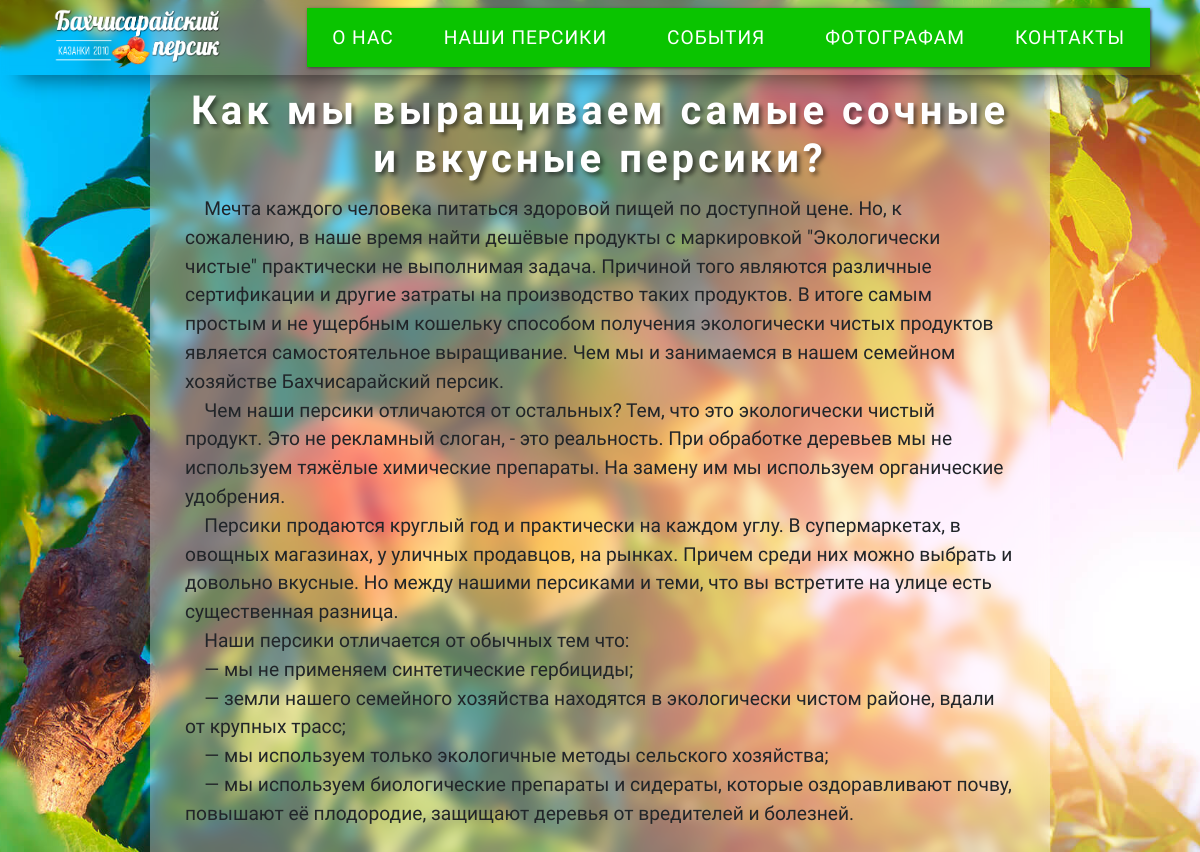
Screenshot of /grow/ with the database file from the repository.
### base/models.py (models this page shows, shortened)
class Article(models.Model):
    title = models.CharField(max_length=300, verbose_name="Заголовок статьи")
    image = models.ImageField(upload_to="atl/images", verbose_name="Изображение", null=True, blank=True)
    body = models.TextField(verbose_name="Содержание статьи")

### base/views.py (the view)
# urls.py: path('grow/', views.grow, name="how-we-grow"),
def grow(request):
    page_title = 'Как мы выращиваем | Бахчисарайский персик'
    articles = Article.objects.all()[1:2]
    ctx = {'page_title': page_title, 'articles': articles}
    return render(request, 'base/growing.html', ctx)

### base/templates/base/growing.html
{% extends 'main.html' %}
{% block content %}
<section class="how_we__grow__page">
    <article class="how_we_grow_page__acticle" >
        {% for article in articles %}
            <h1> {{ article.title }} </h1>
            <p>
                {{ article.body|safe }}
            </p>
       {% endfor %}
    </article>
</section>
{% endblock content %}

### static/css/style.css (style rules this page uses)
:root { --white-color: #fff; --black-color: #000; --active-link-color: rgba(121, 54, 175, 0.85); --header-bg-color: #ff7f2a; --header-menu-item-color: rgba( 10, 196, 0, 1); --header-menu-item-hover-color: rgba(121, 54, 175, 1); --header-shadow: rgba(0, 0, 0, 0.45) 0px 25px 20px -20px; --slide-content-bg-color: rgba(223, 223, 223, 1); --slide-content-shadow: rgba(0, 0, 0, 0.16) 0px 3px 6px, rgba(0, 0, 0, 0.23) 0px 3px 6px; --green-btn-color: rgb(9, 177, 0); --btn-shadow: 1px 1px 3px #443c3c; --green-btn-hover-color: rgb(11, 212, 0); --green-btn-hover-shadow: 1px 1px 3px #6d6d6d; --h4-text-color: rgb(11, 230, 0); --h4-text-shadow: 1px 1px 1px rgba(255, 255, 255, 0.9), 1px 1px 1px rgba(233, 233, 233, 0.9), 1px 1px 1px rgba(238, 250, 255, 0.9), 1px 1px 1px rgba(104, 207, 164, 0.9), -1px -1px 1px rgba(244, 250, 255, 0.9), 0px 0px 1px rgba(227, 240, 252, 0.9), -1px 1px 1px rgba(222, 240, 255, 0.9); --h3-text-shadow: 1px 1px 2px rgba(99, 130, 233, 0.9), 1px 1px 2px rgba(77, 123, 248, 0.9), 2px 2px 2px rgba(0, 174, 255, 0.9), 2px 2px 2px rgba(8, 94, 165, 0.9), 3px 1px 3px rgba(8, 94, 165, 0.9), 3px 1px 3px rgba(8, 94, 165, 0.9), 3px 1px 3px rgba(8, 94, 165, 0.9); --gradient-fill-background: linear-gradient(45deg, rgba(67, 252, 61, 0.3), rgba(255, 0, 191, 0.315)); --sorts-btn-hover-bgc: rgb(90, 18, 150); --sorts-btn-bgc: rgba(11, 212, 0, 1); --sorts-btn-selected-bgc: rgba(121, 54, 175, 0.85); --sorts-btn-shadow: rgba(60, 64, 67, 0.5) 0px 1px 2px 0px, rgba(60, 64, 67, 0.15) 0px 2px 6px 2px; --sort-page-img-shadow: rgba(0, 0, 0, 0.4) 0px 2px 4px, rgba(0, 0, 0, 0.3) 0px 7px 13px -3px, rgba(0, 0, 0, 0.2) 0px -3px 0px inset; --hilighted-bg-color: rgb(90, 18, 150, 0.5); --warning-bg-color: rgb(208, 0, 0); --article-h1-text-shadow: 3px 3px 4px rgba(0, 0, 0, 0.5); }
body { font-family: Fira Sans Extra Condensed; background: url("/static/img/slide_02.jpg") no-repeat center center/cover; background-attachment: fixed; }
.about__page, .how_we__grow__page, .pickup__page, .self_collection__page, .delivery__page, .contacts__page { display: flex; flex-direction: column; justify-content: center; align-items: center; }
article { width: 1000px; min-height: 100vh; display: flex; flex-direction: column; justify-content: space-evenly; padding: 75px 35px; background: rgba(255, 255, 255, 0.35); backdrop-filter: blur(6.8px); -webkit-backdrop-filter: blur(6.8px); }
article h1 { font-family: 'Lobster', cursive; font-size: 2.5em; color: var(--white-color); margin: 0.3em 0; line-height: 1.2em; text-align: center; font-weight: 600; letter-spacing: 0.1em; text-shadow: var(--article-h1-text-shadow); }
.how_we_grow_page__acticle p, .how_we_grow_page__acticle ul { font-size: 1.2em; font-weight: 500; line-height: 1.5em; text-indent: 1em; }
@media (max-width: 1200px) { article { width: 900px; } }

### rows the page displays
Article: title "Как мы выращиваем самые сочные и вкусные персики?", body "Мечта каждого человека питаться здоровой пищей по доступной цене. Но, к сожалению, в наше время найти дешёвые продукты с маркировкой \"Экологически чистые\" практически не выполнимая задача. Причиной того являются различные сертификации и другие затраты на производство таких продуктов. В итоге самым простым и не ущербным кошельку способом получения экологически чистых продуктов является самостоятельное выращивание. Чем мы и занимаемся в нашем семейном хозяйстве Бахчисарайский персик. Чем наши персики отличаются от остальных? Тем, что это экологически чистый продукт. Это не рекламный слоган, - это реальность. При обработке деревьев мы не используем тяжёлые химические препараты. На замену им мы…"
